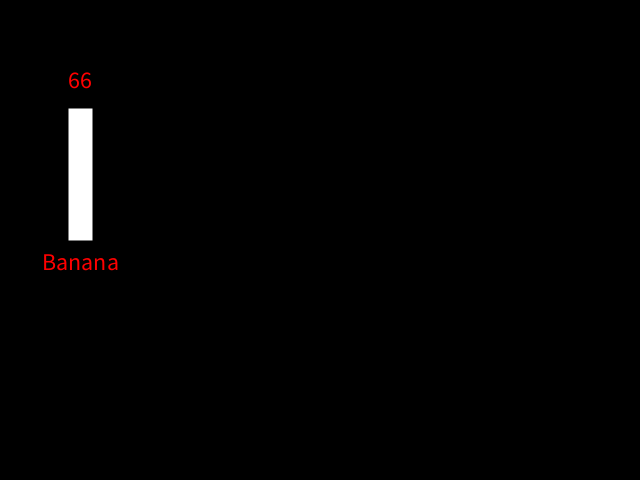
Frame 1 (no input)
Frame 60 (the mouse pressed at the canvas centre just before this capture): identical to frame 1, image omitted
Frame 120 (the mouse held since frame 60 and released just before this capture): identical to frame 1, image omitted

The Processing sketch that drew this single still picture (run headless with seeded random() and noise(); from frame 60 on, the mouse is pressed at the canvas centre):

// Processing sketch: array_stp_0
// ── array_stp_0.pde
int fruitAmt;
String fruitName;

void setup() {
  size(640, 480);
  fruitAmt = int(random(5, 100));
  fruitName = "Banana";
}

float barWidth = 24;
float x = 80;

void draw () {
  background(0);
  strokeWeight(barWidth);
  stroke(255);
  strokeCap(SQUARE);
  textAlign(CENTER);
  textSize(24);
  fill(255, 0, 0);

  line(x, height * 0.5, x, height * 0.5 - 2 * fruitAmt);
  text(fruitName, x, height * 0.5 + 30);
  text(fruitAmt, x, height * 0.5 - 2 * fruitAmt - 20);
}
